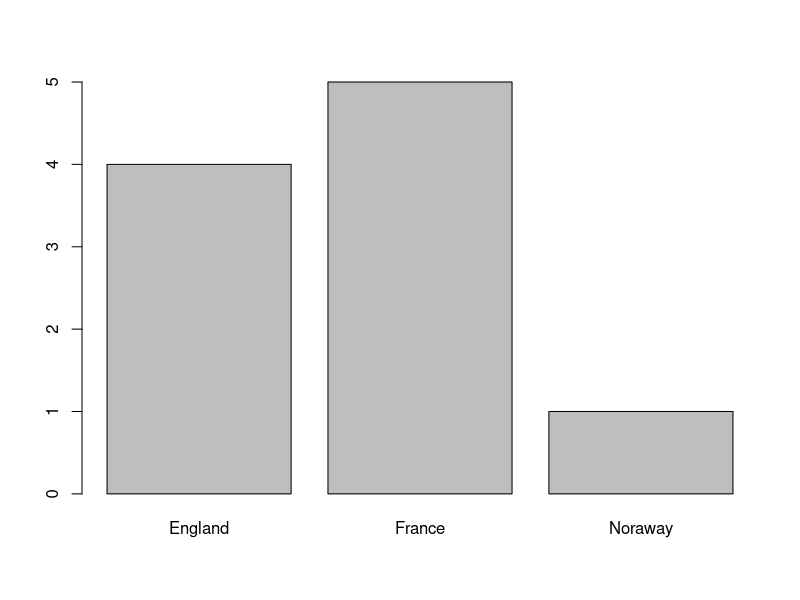
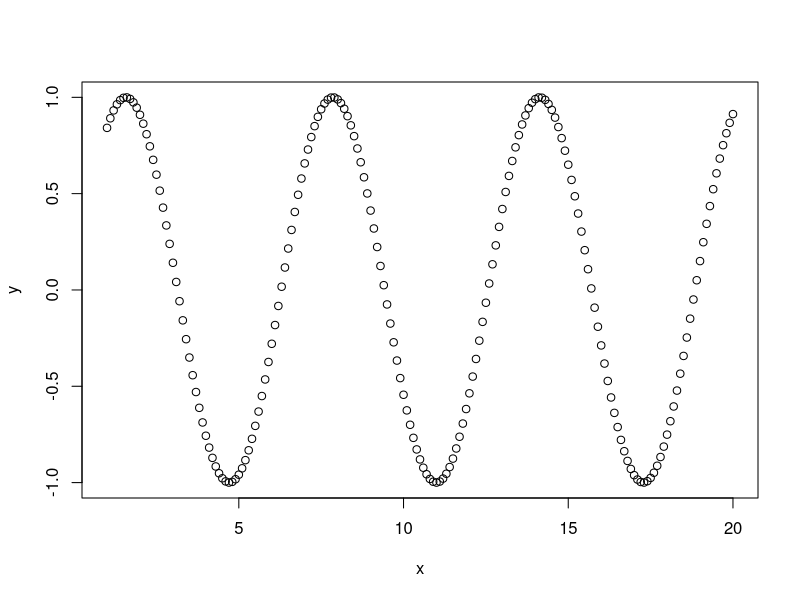
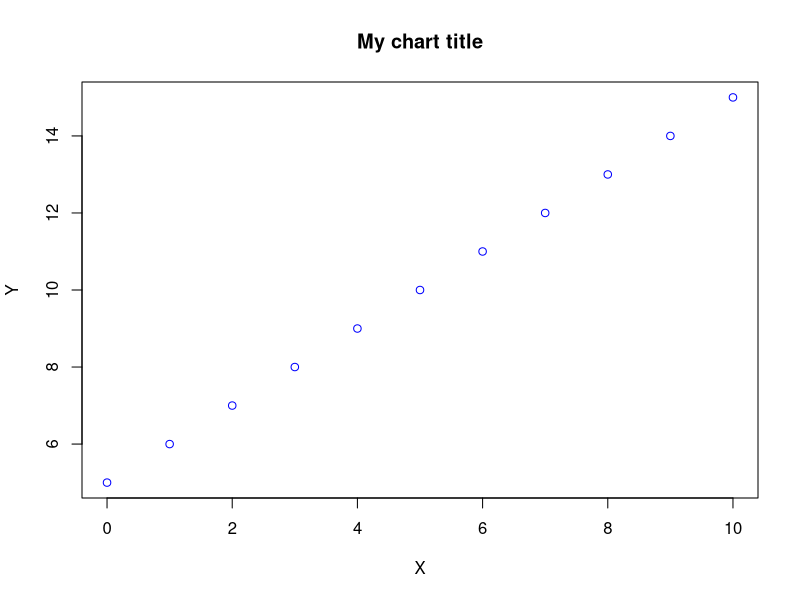
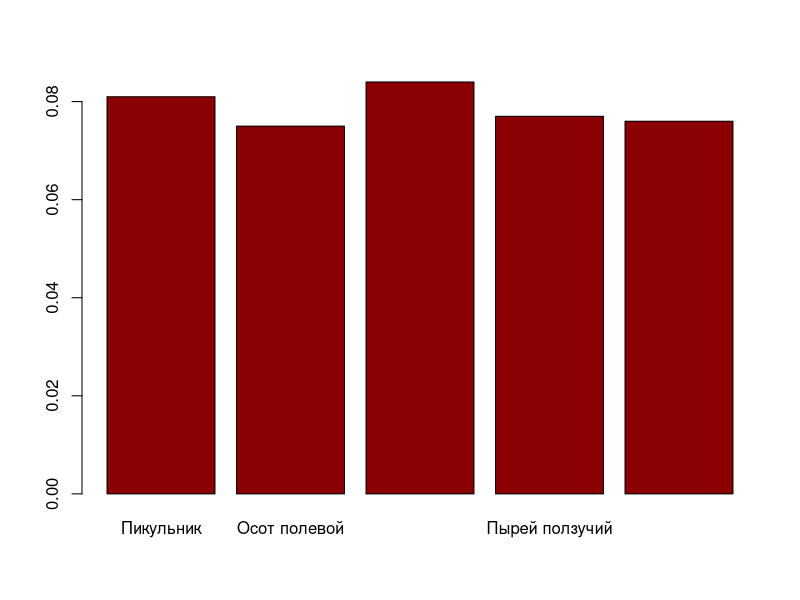
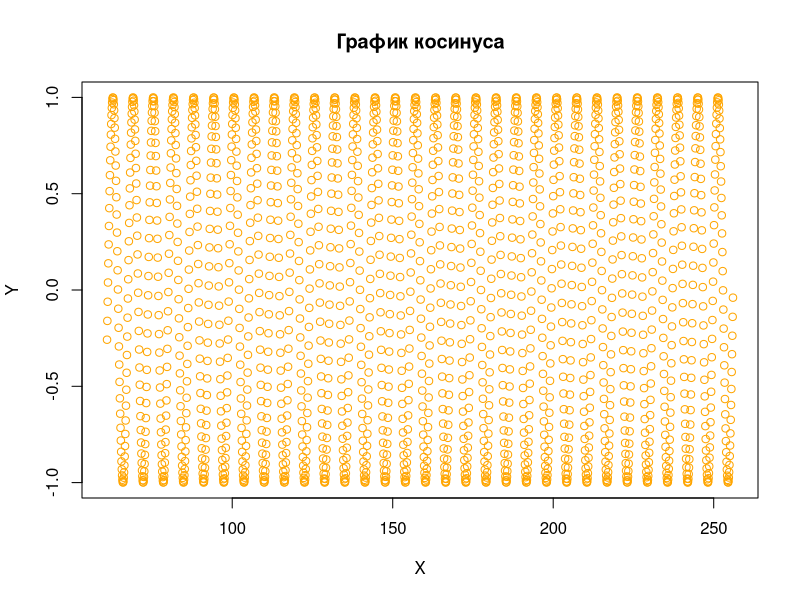
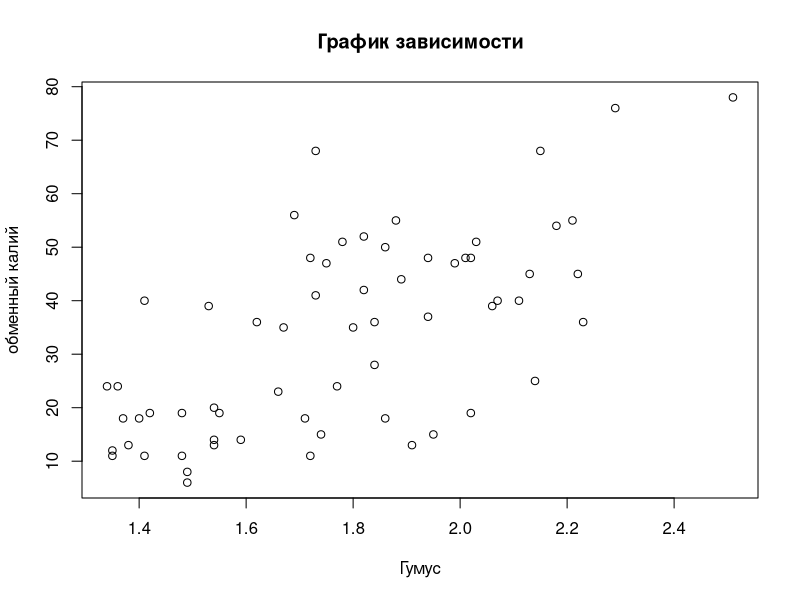

These charts were generated, in order, by the following R code:



#Отчет студента 

# R - как калькулятор
7+2
20+4/5-11*7^2
((((8+3)/5)-5)*8)^4
log2(12345678)-1
16/(1+208)*log(2345)





#Отчет студента Родионова Вариант 29



#задание 1.1
#стоимость поездки на конференцию в Литву

#Оргвзнос в отеле при курсе 1€=60.49 руб
300*60.49
#Проживание в отеле при курсе 1€=60.49 руб
9*60*60.49
#Общая стоимость поездки в рублях
15216.18+300*60.49+9*60*60.49



#Создание векторов
x<-2
y=6
assign("z",5)
z
#Создание векторов
c(1,2,3)
#Создание последовательности 
1:10
#Команда seq (начало, конец, шаг)
seq(from=1,to=8,by=2)
seq (1,10,2)
#Объединение нескольких векторов 
x=c(1,2,3)
x=c(x,1:3);x
# Повторы
z=rep(0.5,6);z
# В векторе хранятся данные одного типа
test3=c(1,TRUE,"three")
test3





#задание 1.2
#последовательность цифр варианта
p=seq(101,260,6)
p
#повторы значений p
p1=rep(p,3);p1
#Объединение слов
p2=c("call","an","ambulance");p2

#Операция с векторами
a=(1:10)
a
a+2
a/3
a*4
b=2:11
a+b
#правило повтора векторов (Recycling Rule)
x<-c(2,4,5,3,-4,0)
x*5
y<-c(5,3)
x*y
z<-c(1,2,3,4)
x*z
#Измерение длины вектора
x<-c(2,4,5,3,-4,0)
length(x)
#Сравнение векторов
x=c(3:7);x
y=c(6,3,7,9,11)
y
x==y
x<y
#получение определенного значения из вектора
sentence=c("walk","the","cat")
sentence
sentence[3]
sentence[3]="dog"
sentence
#добавление значения в конец вектора
sentence[4]="to"
sentence
#создание перечня элементов в векторе
sentence[5:7]=c("the","old","park")
sentence[1:7]
#Переменной x присвоены значения
x=c(0,1,2,7,10,14,3,89)
#просмотр заданных значений вектора x
x
#выбор 6-ого значения в векторе x
x[6]
#выбор 3-8-го значений в векторе x
x[3:8]
#выбор 4-ого и 7-ого значений в векторе x
x[c(4,7)]
#выбор значений вектора x без 3-ей точки
x[-3]
#выбор значений вектора без 2-го -5-ого значений 
x[-(2:5)]
#выбор значений вектора x больше 3
x[x>3]
#Выбор значений вектора x, удовлетворяющие условию: x больше 3 меньше 70
x[x>3&x<70]






#Задание 1.3 вариант 29 Родионов
x=c(12,43,7,9,19,21,68,21,9,17)
#Выбор 5-ого значения в векторе x
x[5]
#выбор 2-7-го значений вектора x
x[2:7]
#выбор 3-ого и 6-ого значений вектора x
x[c(3,6)]
#выбор значений вектора x без 1-ой точки
x[-1]
#выор значений вектора x без 1-3 точей
x[-(1:3)]
#выбор значений вектора x больше 12
x[x>12]
#выбор значений вектора x, удовлетворяющие условию: x больше 7 меньше 17
x[x>7&x<17]



#задание имен элементам вектора
ranks=11:13; ranks
names(ranks)=c("Lena","Olja","Irina")
ranks["Irina"]
#можно задавать значение через имена
ranks["Lena"]=55
ranks
#задаем значение вектора vessels
vessels=c(4,5,1)
#присваиваем имена элементам вектора
names(vessels)=c("England","France","Noraway")
#создаем столбчатую диаграмму
barplot(vessels)
#задаем значение переменной x
x=seq(1,20,0.1)
#задаем значение переменной y
y=sin(x)
#строим график
plot(x,y)
#задаем значения переменной x
x_data=c(0:10)
#задаем значения переменной y
y_data=x_data+5
#строим график (данные,тип графика,заголовок,подписи осей,цвет точек)
plot(x_data,y_data,type="p",main="My chart title",xlab="X",ylab="Y",col="blue")





#задание 1.4
#Задаем значение вектора plants вариант 29
plants=c(0.081,0.075,0.084,0.077,0.076)
#присваиваем имена элементам вектора
names(plants)=c("Пикульник","Осот полевой","Горец вьюнковый","Пырей ползучий","Чистец болотный")
#строим график вектора plants тёмно-красного цвета
barplot(plants,col="dark red")
#строим график функций от диапозона x вариант 29
x=seq(61,256,0.1)
y=cos(x)
plot(x,y,type="p",main="График косинуса", xlab="X",ylab="Y",col="orange")





  
#Проверить рабочую директорию
getwd()
##Указываем рабочую директорию
setwd("C:/Group_122/Aleksey_Rodionov/MathMod")
getwd()

setwd("C:/Group_122/Aleksey_Rodionov/MathMod/Zan1")


x=5/0;x
#задаем значения первой колонки
n=c(1.2,2.3,4.5);n
#ззадаем значение второй колонки
s=c("aa","bb","cc");s
#Задаем значения третьей колонки
b=c(TRUE,FALSE,TRUE);b
#создаем data frame
df=data.frame(n,s,b)
df
#обращаемся к переменной n
df$n
#обращение к именам колонок
names(df)
#Обращение к именам строк
rownames(df)
#смотрим размерность таблицы (число строк и столбцов)
dim(df)
#смотрим общую статистическую характеристику
summary(df)

#считаем данные из файла csv в переменную pole
pole=read.table("pole123.csv", header=TRUE,sep=";",dec=".")
#смотрим что находится в переменной pole
pole

#посмотрим ранее созданный табличный объект df
df


#сохраним этот объект на диске в файле df1.csv
write.table(df,"df1.csv",sep=",",dec=".",quote=FALSE)

#сохраним этот же объект на диске в файле df2.csv
write.table(df,"df1.csv",sep=";",dec=",",quote=FALSE)


#задание 6

novod29=read.table("Rodionov_pole123.csv",header=TRUE,sep=";",dec=".")
#размерность
dim(novod29)
#общая характеристика переменных
summary(novod29)
#каждая переменная отдельно
novod29$Pole
novod29$Humus
novod29$K2O
novod29$A1
#название столбцов
names(novod29)

#График зависимости содержания гумуса и подвижного калия

plot(novod29$Humus,novod29$K2O,type="p",xlab="Гумус",ylab="обменный калий",main="График зависимости")
write.table(novod29,"novod.csv",sep=";",dec=",",quote=FALSE)
